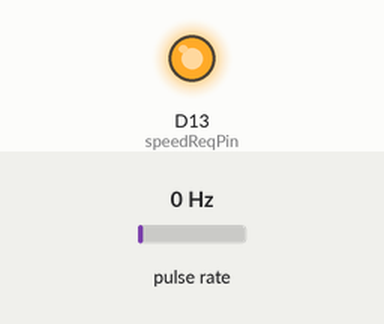
Recording of a sketch running on a simulated Arduino Due. Parts: output pins drawn as LEDs (lit = HIGH). Wiring (inferred from the names in the program): pulse sensor: data D10. The inputs (shaded band) are chosen by the test bench; at power-on: pulse rate 0 Hz. What the sketch prints to the serial monitor is not drawn.

Above: at 0.1 s.
At 3.2 s:
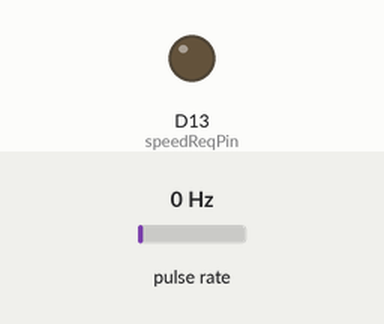
3.3 s: pulse rate (sensor on D10) set to 2 Hz
Timing chart, 0 to 6.3 s (numbered marks = the images above; inputs shaded):
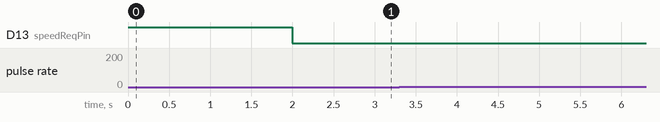

Measured:
- after the input at 3.3 s, every drawn part: stays the same

The sketch:

PIcontrol_arduino_src.ino
```cpp
/*
 * ボード設定：Arduino DUE（Programming Port）
 *
 * タイマ割り込み参考サイト
 * ↓20msの割り込みには使えない
 * http://jtakao.web.fc2.com/elec/due_timerinterrupt/index.html
 * ↓使える
 * https://qiita.com/GANTZ/items/5ae148baca9072f62016
 *
 * 外部割り込み参考サイト
 * https://garretlab.web.fc2.com/arduino_reference/language/functions/external_interrupts/attachInterrupt.html
 *
 * Arduino DUE のPWM出力法方
 * https://www.shujima.work/entry/2018/07/29/170810
 */

#include <DueTimer.h>

#define Kp      5
#define Ki      10
#define target  4000
#define dt      0.02


// _/-_/-_/-_/- 定数定義 _/-_/-_/-_/-
const int getEncoderPin = 10; // エンコーダーにつながるピン(外部割り込み設定)
const int speedReqPin = 13; // モータ電圧制御ピン


// _/-_/-_/-_/- 変数定義 _/-_/-_/-_/-
volatile int encoderPulseCnt; // エンコーダパルスカウンタ
volatile bool isCalculationRpmReq; // rpmの計算要求フラグ

int rpm;
int U, duty;
float P, I;

void setup() {

  encoderPulseCnt = 0;
  isCalculationRpmReq = false;
  rpm = 0;
  P = I = 0.0;
  U = duty = 0;

  pinMode( speedReqPin, OUTPUT);
  analogWriteResolution(12);  // PWMの分解能を12bitにする(？)
  analogWrite( speedReqPin, 4095);

  pinMode( getEncoderPin, INPUT);


  Serial.begin(115200);

  // 割り込み設定 立ち上がり/立ち下がりで割り込み
  attachInterrupt(digitalPinToInterrupt(getEncoderPin), encoderInterrupt, CHANGE);
  // タイマ割り込みの設定
  Timer3.attachInterrupt(Timer3_handler);
  Timer3.start(20000); // 20msec (20,000usec)

  delay(2000);
}

void loop() {

  // 20msecに一度実行
  // 現在の回転数を計算
  // 結果をもとに回転速度要求を計算
  // 現在の回転数をPCに送信
  if( isCalculationRpmReq ){
    isCalculationRpmReq = false;
    rpm = encoderPulseCnt * 15; // [cnt/20ms] -> [rpm]
    encoderPulseCnt = 0;

    // PI制御のプログラム
    P  = target - rpm;
    I += P * dt;
    U = (int)(Kp * P) + (int)(Ki * I);

    duty += (U - duty);
    if( duty > 4095 ) duty = 4095;
    if( duty < 0 ) duty = 0;

    analogWrite( speedReqPin, 4095-duty);

    if( rpm ){
      Serial.print( rpm );
      Serial.print( ',' );
      Serial.println( 4095-duty );
    }
  }
}

// タイマハンドラ
void Timer3_handler(void){
  isCalculationRpmReq = true;
}

// エンコーダーの立ち上がり/下がりエッジをカウント
void encoderInterrupt(){
  ++encoderPulseCnt;
}
```
